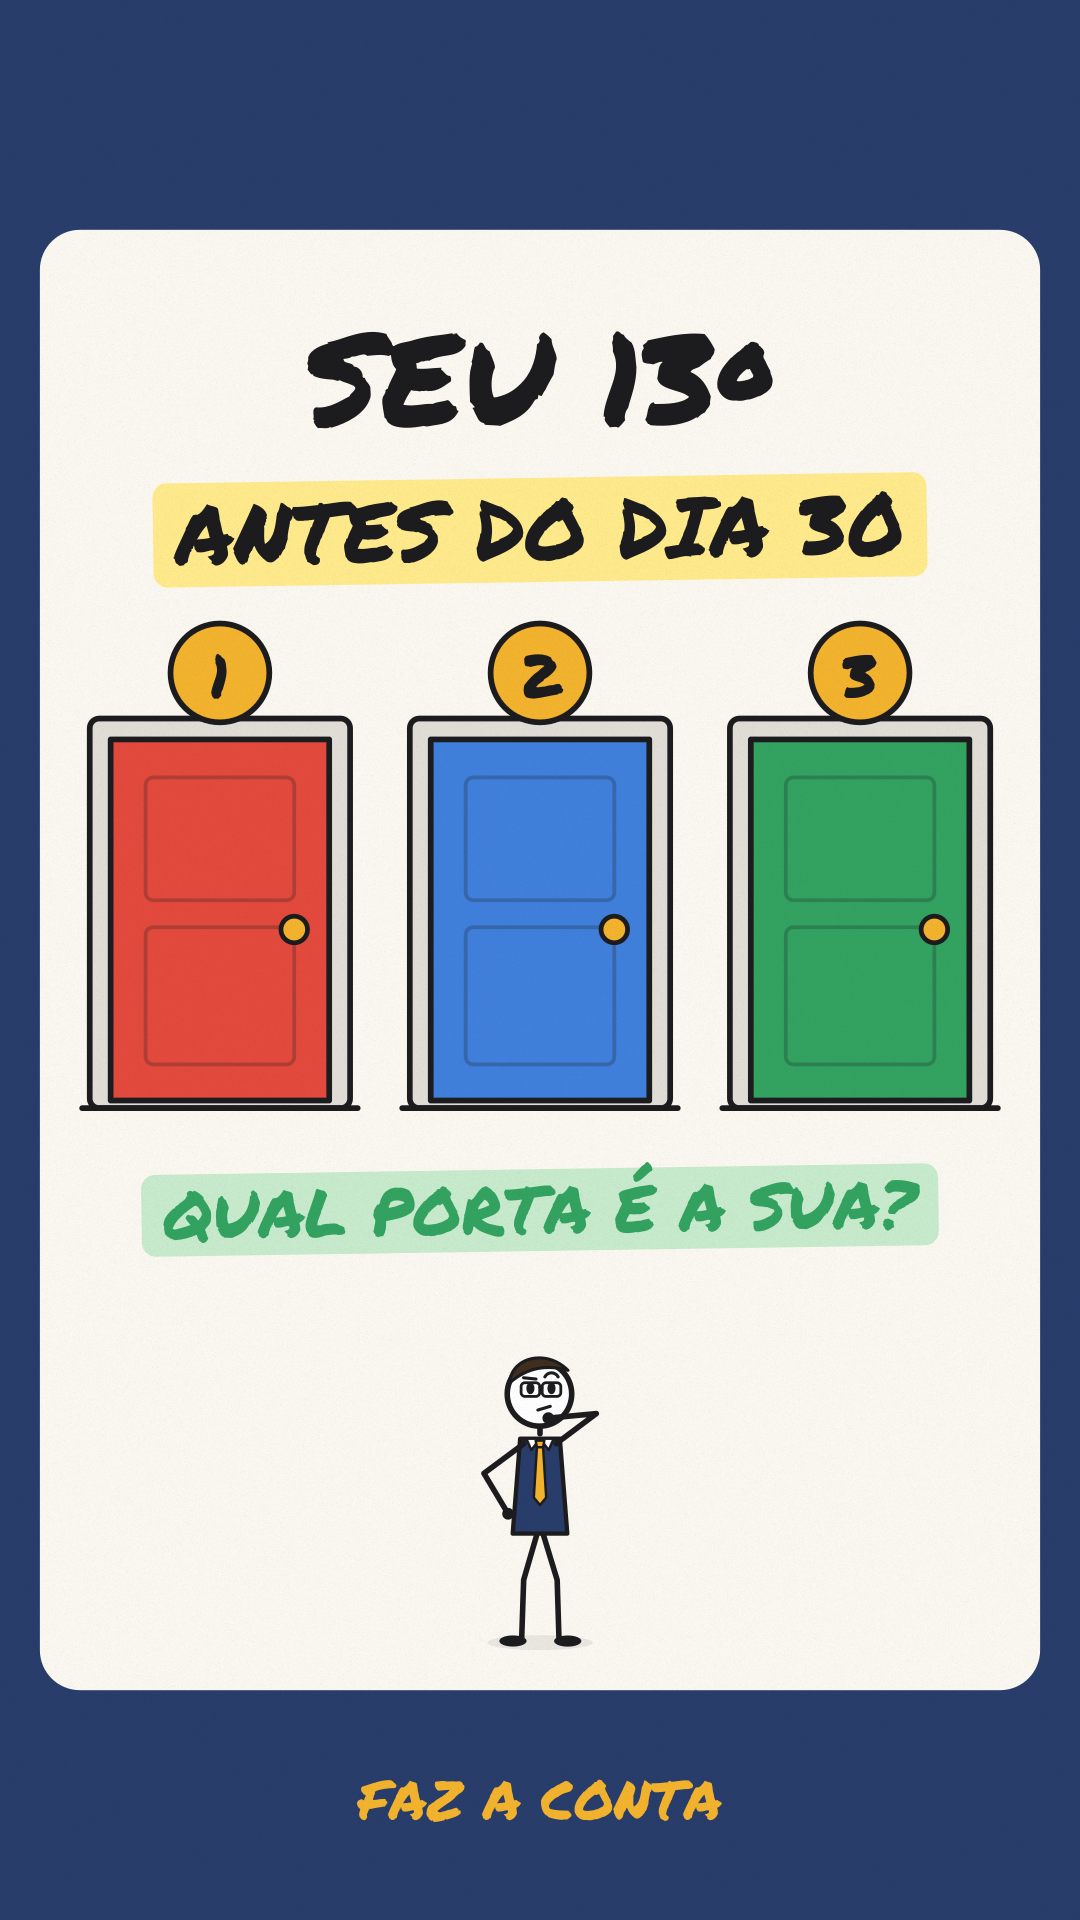

This chart was generated by the following Python code:
"""Capa do TikTok (1080x1920). A grade do perfil corta para 3:4: o essencial fica entre y 260 e 1660.
    python render.py stills videos/decimo-terceiro-tres-portas/capa.py out/capas 10"""
from engine import *  # noqa

VERTICAL = True


def capa(c, t):
    rgb(c, NAVY); c.paint()
    rrect(c, 40, 230, 1000, 1460, 40); fs(c, PAPER, 0)
    text(c, "SEU 13º", 540, 380, 130, MARKER, INK)
    c.save(); c.translate(540, 530); hl(c, "ANTES DO DIA 30", 0, 0, 84, LYELLOW); c.restore()
    for i, col in enumerate((RED, BLUE, GREEN)):
        c.save(); c.translate(220 + i * 320, 920); c.scale(0.95, 0.95); door(c, i + 1, col, 0.0); c.restore()
    c.save(); c.translate(540, 1210); hl(c, "QUAL PORTA É A SUA?", 0, 0, 66, LGREEN, GREEN); c.restore()
    hero(c, 10, 540, 1640, 0.62, [(0, "think")], [(0, "think")], look=0.4)
    text(c, "FAZ A CONTA", 540, 1800, 54, MARKER, GOLD)


SCENES = [(0.0, 999.0, capa)]
